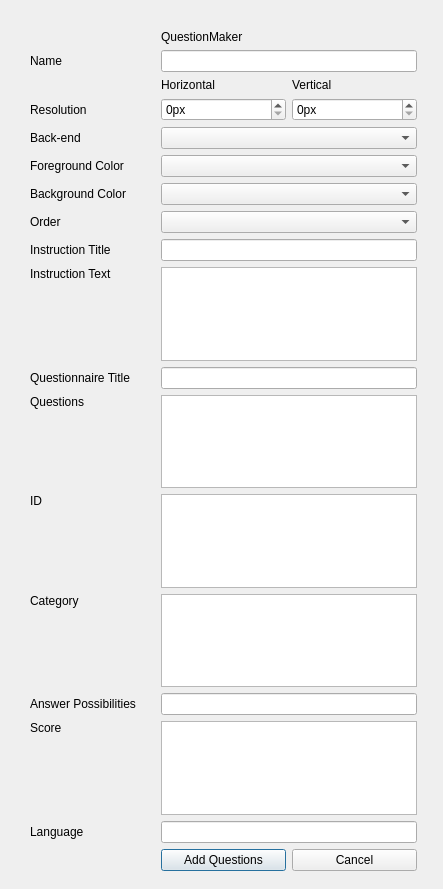
<?xml version="1.0" encoding="UTF-8"?>
<ui version="4.0">
 <class>Dialog</class>
 <widget class="QDialog" name="Dialog">
  <property name="geometry">
   <rect>
    <x>0</x>
    <y>0</y>
    <width>443</width>
    <height>889</height>
   </rect>
  </property>
  <property name="windowTitle">
   <string>Dialog</string>
  </property>
  <widget class="QWidget" name="layoutWidget">
   <property name="geometry">
    <rect>
     <x>30</x>
     <y>30</y>
     <width>387</width>
     <height>841</height>
    </rect>
   </property>
   <layout class="QGridLayout" name="gridLayout">
    <item row="7" column="1" colspan="2">
     <widget class="QComboBox" name="orderComboBox"/>
    </item>
    <item row="7" column="0">
     <widget class="QLabel" name="orderLabel">
      <property name="text">
       <string>Order</string>
      </property>
     </widget>
    </item>
    <item row="0" column="1">
     <widget class="QLabel" name="label">
      <property name="text">
       <string>QuestionMaker</string>
      </property>
     </widget>
    </item>
    <item row="9" column="0" alignment="Qt::AlignTop">
     <widget class="QLabel" name="instructionLabel">
      <property name="text">
       <string>Instruction Text</string>
      </property>
     </widget>
    </item>
    <item row="5" column="1" colspan="2">
     <widget class="QComboBox" name="fgColorComboBox"/>
    </item>
    <item row="13" column="1" colspan="2">
     <widget class="QPlainTextEdit" name="idPlainTextEdit"/>
    </item>
    <item row="2" column="2">
     <widget class="QLabel" name="resolutionVerticalLabel">
      <property name="text">
       <string>Vertical</string>
      </property>
     </widget>
    </item>
    <item row="3" column="1">
     <widget class="QSpinBox" name="resolutionHorizontalSpinBox">
      <property name="suffix">
       <string>px</string>
      </property>
      <property name="maximum">
       <number>10000</number>
      </property>
     </widget>
    </item>
    <item row="1" column="1" colspan="2">
     <widget class="QLineEdit" name="nameLineEdit"/>
    </item>
    <item row="12" column="1" colspan="2">
     <widget class="QPlainTextEdit" name="questionPlainTextEdit"/>
    </item>
    <item row="17" column="1" colspan="2">
     <widget class="QLineEdit" name="languageLineEdit"/>
    </item>
    <item row="6" column="1" colspan="2">
     <widget class="QComboBox" name="bgColorComboBox"/>
    </item>
    <item row="3" column="0">
     <widget class="QLabel" name="resolutionLabel">
      <property name="text">
       <string>Resolution</string>
      </property>
     </widget>
    </item>
    <item row="19" column="1">
     <widget class="QPushButton" name="addQuestionButton">
      <property name="text">
       <string>Add Questions</string>
      </property>
     </widget>
    </item>
    <item row="2" column="1">
     <widget class="QLabel" name="resolutionHorizontalLabel">
      <property name="text">
       <string>Horizontal</string>
      </property>
     </widget>
    </item>
    <item row="12" column="0" alignment="Qt::AlignTop">
     <widget class="QLabel" name="questionLabel">
      <property name="text">
       <string>Questions</string>
      </property>
     </widget>
    </item>
    <item row="1" column="0">
     <widget class="QLabel" name="nameLabel">
      <property name="text">
       <string>Name</string>
      </property>
     </widget>
    </item>
    <item row="9" column="1" colspan="2">
     <widget class="QPlainTextEdit" name="instructionPlainTextEdit"/>
    </item>
    <item row="3" column="2">
     <widget class="QSpinBox" name="resolutionVerticalSpinBox">
      <property name="suffix">
       <string>px</string>
      </property>
      <property name="maximum">
       <number>10000</number>
      </property>
     </widget>
    </item>
    <item row="16" column="1" colspan="2">
     <widget class="QPlainTextEdit" name="scorePlainTextEdit"/>
    </item>
    <item row="13" column="0" alignment="Qt::AlignTop">
     <widget class="QLabel" name="idLabel">
      <property name="text">
       <string>ID</string>
      </property>
     </widget>
    </item>
    <item row="16" column="0" alignment="Qt::AlignTop">
     <widget class="QLabel" name="scoreLabel">
      <property name="text">
       <string>Score</string>
      </property>
     </widget>
    </item>
    <item row="5" column="0">
     <widget class="QLabel" name="fgColorLabel">
      <property name="text">
       <string>Foreground Color</string>
      </property>
     </widget>
    </item>
    <item row="15" column="1" colspan="2">
     <widget class="QLineEdit" name="answerLineEdit"/>
    </item>
    <item row="4" column="0">
     <widget class="QLabel" name="backendLabel">
      <property name="text">
       <string>Back-end</string>
      </property>
     </widget>
    </item>
    <item row="4" column="1" colspan="2">
     <widget class="QComboBox" name="backendComboBox"/>
    </item>
    <item row="14" column="1" colspan="2">
     <widget class="QPlainTextEdit" name="categoryPlainTextEdit"/>
    </item>
    <item row="19" column="2">
     <widget class="QPushButton" name="cancelButton">
      <property name="text">
       <string>Cancel</string>
      </property>
     </widget>
    </item>
    <item row="6" column="0">
     <widget class="QLabel" name="bgColorLabel">
      <property name="text">
       <string>Background Color</string>
      </property>
     </widget>
    </item>
    <item row="14" column="0" alignment="Qt::AlignTop">
     <widget class="QLabel" name="categoryLabel">
      <property name="text">
       <string>Category</string>
      </property>
     </widget>
    </item>
    <item row="17" column="0">
     <widget class="QLabel" name="languageLabel">
      <property name="text">
       <string>Language</string>
      </property>
     </widget>
    </item>
    <item row="15" column="0">
     <widget class="QLabel" name="answerLabel">
      <property name="text">
       <string>Answer Possibilities</string>
      </property>
     </widget>
    </item>
    <item row="8" column="0">
     <widget class="QLabel" name="instructionTitleLabel">
      <property name="text">
       <string>Instruction Title</string>
      </property>
     </widget>
    </item>
    <item row="8" column="1" colspan="2">
     <widget class="QLineEdit" name="instructionTitleLineEdit"/>
    </item>
    <item row="11" column="1" colspan="2">
     <widget class="QLineEdit" name="questionnaireTitleLineEdit"/>
    </item>
    <item row="11" column="0">
     <widget class="QLabel" name="questionnaireTitleLabel">
      <property name="text">
       <string>Questionnaire Title</string>
      </property>
     </widget>
    </item>
   </layout>
  </widget>
 </widget>
 <resources/>
 <connections/>
</ui>
